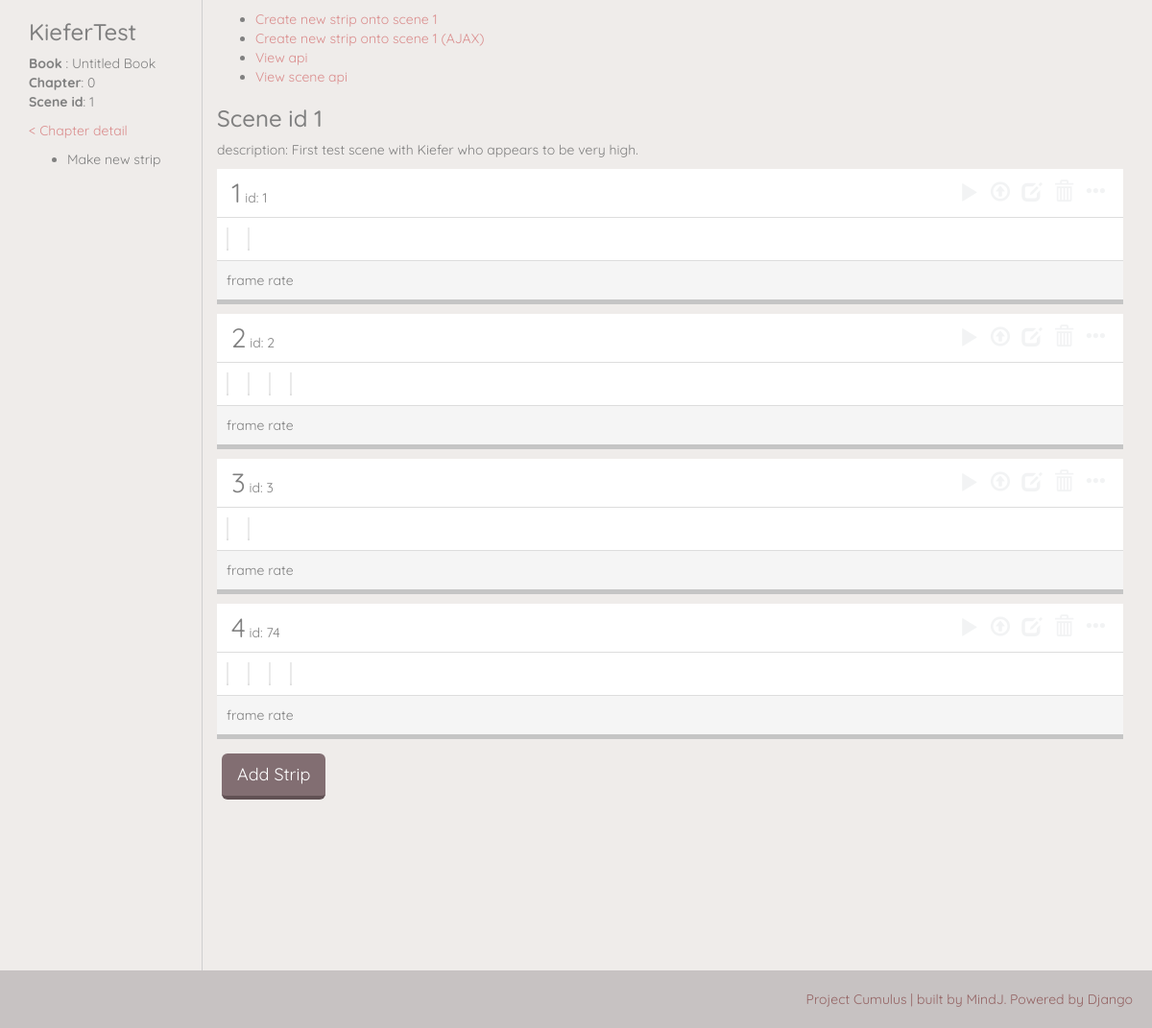
Page /flipbooks/scene/1/ on the committed database.
### flipbooks/models.py (models this page shows, shortened)
class Scene(models.Model):
    order = models.IntegerField(default="0")
    children_li = models.TextField(max_length=200, blank=True, default="")
    name = models.CharField(max_length=50, blank=True, default="")
    description = models.TextField(max_length=100, blank=True, default="")
    chapter = models.ForeignKey(Chapter, on_delete=models.CASCADE, default=0)
    date_created = models.DateTimeField(auto_now_add=True)
    date_modified = models.DateTimeField(auto_now=True)
    def __str__(self):
        return "Scene #{} [order: {}, name: {} ]".format(self.pk, self.order, self.name)

class Chapter(models.Model):
    number = models.IntegerField(default="0")
    title = models.CharField(max_length=50, blank=True, default="Untitled")
    book = models.ForeignKey(Book, on_delete=models.CASCADE)
    date_created = models.DateTimeField(auto_now_add=True)
    date_modified = models.DateTimeField(auto_now=True)

class Book(models.Model):
    title = models.CharField(max_length=50, blank=True, default="Untitled Book")
    date_created = models.DateTimeField(auto_now_add=True)
    date_modified = models.DateTimeField(auto_now=True)

class Strip(models.Model):
    order = models.IntegerField(default="-1")
    children_li = models.TextField(max_length=500, null=True, blank=True, default="")
    children_index = models.TextField(max_length=500, null=True, blank=True, default="")
    description = models.TextField(max_length=100, blank=True, default="")
    scene = models.ForeignKey(Scene, on_delete=models.CASCADE)
    date_created = models.DateTimeField(auto_now_add=True)
    date_modified = models.DateTimeField(auto_now=True)
    def __str__(self):
        return "id #{} [in Sn_{}, order:{}]".format(self.id, self.scene.order, self.order)

### flipbooks/views.py (the view)
# urls.py: re_path(r'^scene/(?P<pk>\d+)/$', views.SceneDetailView.as_view(), name='scene-detail'),
class SceneDetailView(generic.DetailView):
    model = Scene
    queryset = Scene.objects.all()
    def get_context_data(self, *args, **kwargs):
        context = super(SceneDetailView, self).get_context_data(*args, **kwargs)
        strip_create_form = forms.StripCreateForm(initial={'scene': self.kwargs['pk']})
        strip_create_form.fields['scene'].widget.attrs['invisible'] = True #hiding by css
        strip_create_form.fields['scene'].label = ''
        strip_create_form.fields['description'].widget.attrs['invisible'] = True #hiding by css
        strip_create_form.fields['description'].label = ''
        context["strip_create_form"] = strip_create_form
        context['strip_create_url'] = reverse_lazy("flipbooks:strip-create", kwargs={'scene_pk':self.kwargs['pk'] })
        frame_create_form = forms.FrameCreateForm({"scene_pk": self.kwargs['pk']})
        frame_create_form.fields['strip'].widget.attrs['invisible'] = True #hiding by css
        context['frame_create_form'] = frame_create_form
        return context

### flipbooks/helpermodule/helpers.py (called while the page is built)
def is_valid_children_li(cli):
    if isinstance(cli, str) or isinstance(cli, str): # is it a string?
        cli = cli.split(",")
    elif isinstance(cli, list): # is it a list?
        pass
    else:
        return False
    cli = ''.join(cli)
    cli = cli.replace(" ","")
    if cli == '' : return False
    return True

### flipbooks/templatetags/flipbooks_custom_tags.py (called while the page is built)
@register.filter(name='map_queryset')
def map_queryset(qs, ref_ids):
    print("------ref_id recieved-------")
    print(ref_ids)
    if helpers.is_valid_children_li(ref_ids):
        ref_ids = ref_ids.split(",")
        ref_ids = [int(stringy_id) for stringy_id in ref_ids]
    else: return qs
    qs = list(qs)
    qs.sort(key=lambda frame: ref_ids.index(frame.id) if frame.id in ref_ids else -1)
    return qs

@register.filter(name='is_displayable')
def is_displayable(obj, validation_type=''):
    if validation_type=='':
        return False
    elif validation_type=='frame':
        frame = obj
        return not((frame is None) or (frame.frame_image is None) or (str(frame.frame_image) is ""))

### proj_cumulus/templates/flipbooks/scene_detail.html (shortened to what this page needs)
{% extends "layout_columned.html" %}
{% load thumbnail %}
{% load flipbooks_custom_tags %}
{% block left_column %}
    <h3>{{object.name}}</h3>
    <p>
        <b>Book</b> : {{object.chapter.book.title}}
        <b>Chapter</b>: {{object.chapter.number}}
        <b>Scene id</b>: {{object.id}}
    </p>
    <p>
        <a href="{% url 'flipbooks:chapter-detail' book_pk=object.chapter.book.id chapter_number=object.chapter.number %}">< Chapter detail</a>
    </p>
    <p>
        <ul>
            <li>Make new strip</li>
        </ul>
    </p>
{% endblock %}
{% block right_column %}
    <div>
        <ul class="list inline">
            <li><a href="{% url 'flipbooks:strip-create' scene_pk=object.id %}">Create new strip onto scene {{object.id}}</a></li>
            <li><a href="#">Create new strip onto scene {{object.id}} (AJAX)</a></li>
            <li><a href="{% url 'flipbooks-api:list' %}">View api</a></li>
            <li><a href="{% url 'flipbooks-api:detail-scene' pk=object.id%}">View scene api</a></li>
        </ul>
    </div>
    <h3>Scene id {{object.id}}</h3>
    <p>description: {{object.description}}</p>
    <ul class="list_strips">
        {% for strip in object.strip_set.all|map_queryset:object.children_li %}
            <li class="flex_list" stripid="{{strip.id}}">
                <div class="strip_flex_toolbar">
                    <div class="header">
                        <span class="bigtext-2">{{forloop.counter}}</span>
                        <span>id: {{strip.id}}</span>
                    </div>
                    <div class="tools">
                        <a class="strip_preview glyphicon glyphicon-play" aria-hidden="true"></a>
                        <a class="strip_upload glyphicon glyphicon-upload" aria-hidden="true"></a>
                        <a class="strip_edit glyphicon glyphicon-edit" aria-hidden="true"></a>
                        <a class="strip_delete glyphicon glyphicon-trash" aria-hidden="true"></a>
                        <a class="strip_options glyphicon glyphicon-option-horizontal" aria-hidden="true"></a>
                    </div>
                </div>
                <div class="strip_flex_container" stripid="{{strip.id}}">
                    {% for frame in strip.frame_set.all|map_queryset:strip.children_li %}
                        {% if frame|is_displayable:"frame" %}
                           {% include "flipbooks/partials/thumbnail_partial.html" with frame=frame %}
                        {% else %}
                            <div class="thumb placeholder2" frameid="{{frame.id}}">
                            <span>Missing Image</span>
                                <a href="" class="mini_menu edit">frame [{{frame.id}}]</a>
                            </div>
                        {% endif %}
                    {% empty %}
                        <div class="tile empty-strip ui-state-disabled">
                            <span>No frames in this strip. Upload some!</span>
                        </div>
                    {% endfor %}
                </div>
                <div class="strip_flex_editor">
                    frame rate
                </div>
            </li>
        {% empty %}
            <p>No strips could be found</p>
        {% endfor %}
    </ul>
    {% include "flipbooks/includes/form_dynamic.html" with form=strip_create_form action_url=strip_create_url form_id="strip_create_form" btn_title='Add Strip' %}
{% endblock %}
{% block extra_js %}
    {% load static %}
{% endblock extra_js %}

### proj_cumulus/templates/flipbooks/partials/thumbnail_partial.html (shortened to what this page needs)
<div class="thumb {% if not frame %}loading{% endif %}" frameid="{% if frame %}{{frame.id}}{% endif %}">
</div>

### static-storage/css_static/main.css (style rules this page uses)
html, body { margin: 0; height: 100%; }
body { background-color: #efecea; font-family: 'Quicksand', sans-serif; color: #808080; }
a { color: #da8d8d; }
.bigtext-2 { font-size: 2em; }
.thumb { position:relative; }

### static-storage/css_static/objectCards.css (style rules this page uses)
ul.list_strips { padding: 0; counter-reset: stripNum; }
ul.list_strips li { display:flex; flex-direction: column; align-items: stretch; position: relative; counter-increment: stripNum; border-bottom: 5px solid #c5c5c5; margin-bottom: 10px; }
.strip_flex_container { position: relative; display:flex; flex-wrap: wrap; flex-direction: row; align-items: stretch; background-color: white; }
ul.list_strips .strip_flex_container .thumb, ul.list_strips .strip_flex_container .tile { display: flex; position: relative; align-items: center; justify-content: center; margin: 10px 10px 10px 10px; height: auto; border:1px solid #eaeaea; border-bottom :3px solid #dddddd; }
.strip_flex_toolbar { display: flex; justify-content: space-between; align-items: center; padding: 5px 15px 5px 15px; text-align: right; background-color: white; border-bottom: 1px solid #ddd; }
.flex_list .strip_flex_toolbar .tools { opacity: 0.1; transition-property: opacity; transition-duration: 0.2s; }
.flex_list .strip_flex_toolbar .tools a { font-size: 2em; margin: 0 4px; }
.flex_list .strip_flex_toolbar .tools .glyphicon { font-size:1.5em; }
.strip_flex_toolbar a { color: #859297; cursor:pointer; }
.strip_flex_editor { border-top: 1px solid #ddd; background-color: #f5f5f5; padding: 10px; }

### rows in the picture
Scene: name "KieferTest", chapter.book "Untitled Book", chapter.number "0", id "1", description "First test scene with Kiefer who appears to be very high."
Strip: id "1"
Strip: id "2"
Strip: id "3"
Strip: id "74"

### other values in the picture
{{ btn_title }} "Add Strip"
